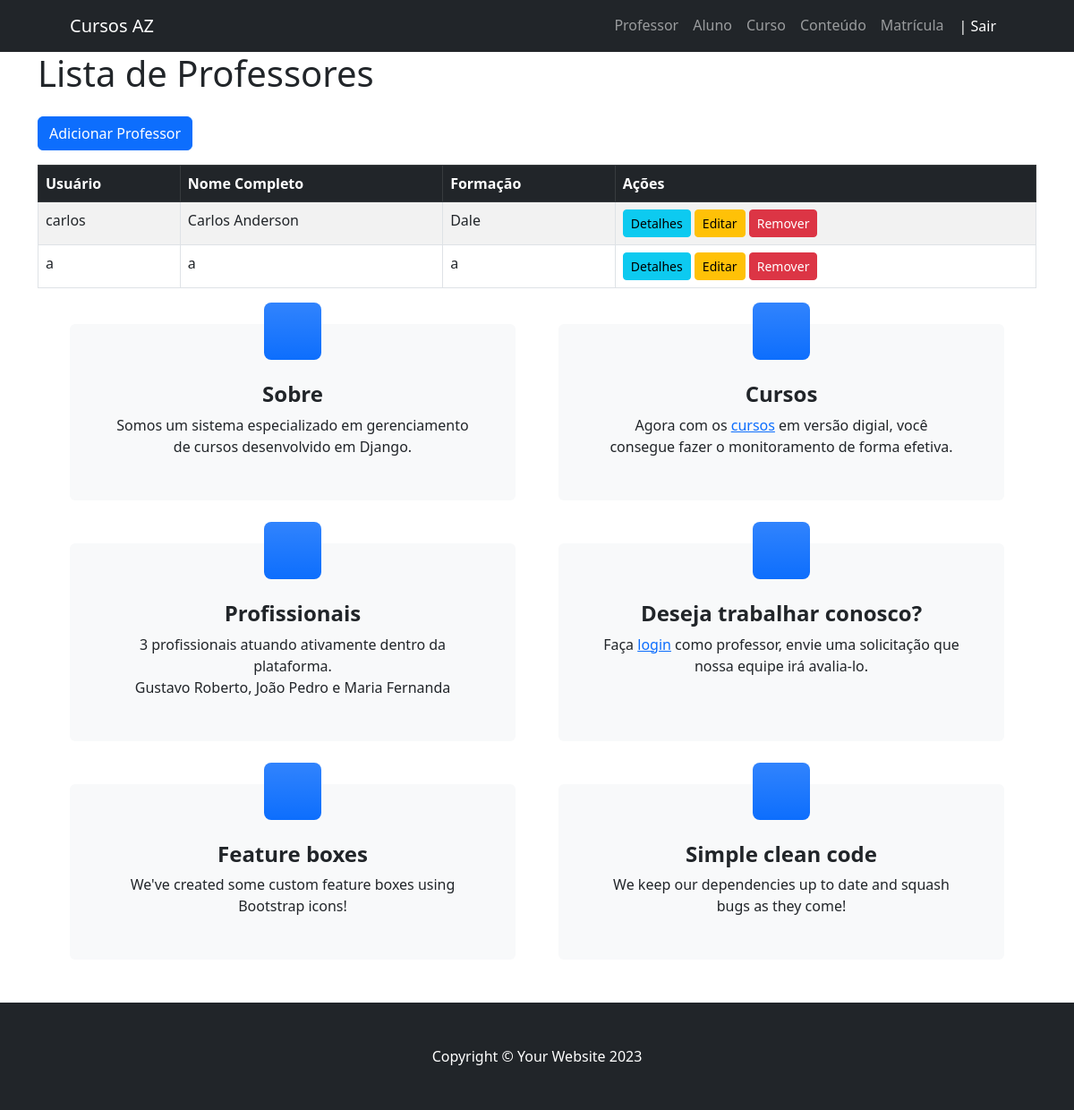
The app's page /professor/ (signed in), older data.
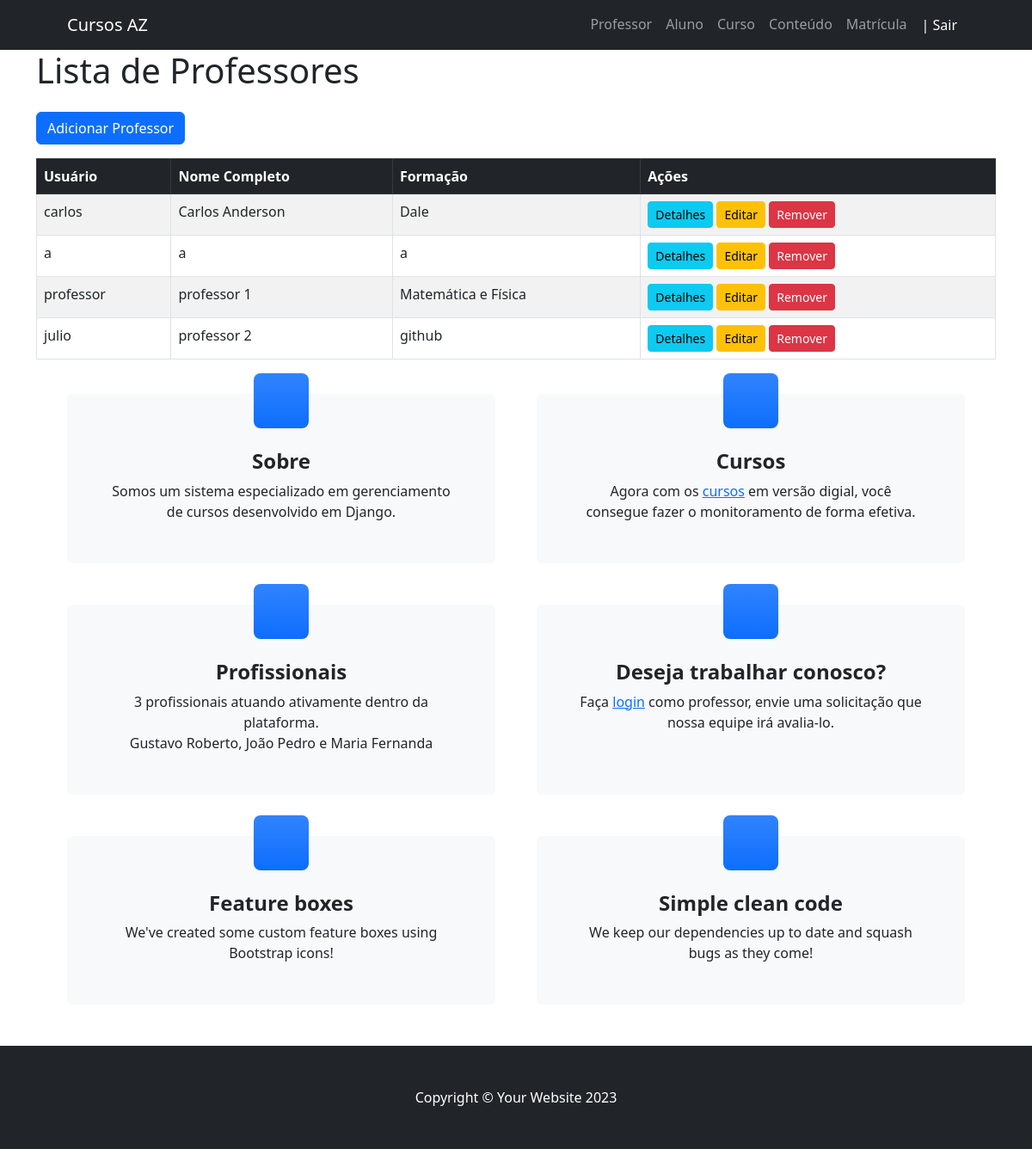
The same page, newer data.
### professor/models.py (models this page shows, shortened)
class Professor(User):
    curriculo = models.TextField()
    formacao = models.CharField(max_length=255)

### professor/views.py (the view)
# urls.py: path('professor/', views_professor.index, name="index-professor"),
@login_required
@permission_required('professor.view_professor', raise_exception=True)
def index(request):
    professores = Professor.objects.all()
    return render(request, "professor/index.html", {"professores": professores})

### templates/professor/index.html (shortened to what this page needs)
{% extends "_base.html" %}
{% block content %}
<div class="container">
    <h1 class="mb-4">Lista de Professores</h1>
    <a href="{% url 'add-professor' %}" class="btn btn-primary mb-3">Adicionar Professor</a>
    <div class="table-responsive">
        <table class="table table-striped table-bordered">
            <thead class="table-dark">
                <tr>
                    <th>Usuário</th>
                    <th>Nome Completo</th>
                    <th>Formação</th>
                    <th>Ações</th>
                </tr>
            </thead>
            <tbody>
                {% for professor in professores %}
                <tr>
                    <td>{{ professor.username }}</td>
                    <td>{{ professor.get_full_name }}</td>
                    <td>{{ professor.formacao }}</td>
                    <td>
                        <a href="{% url 'detail-professor' professor.id %}" class="btn btn-sm btn-info">Detalhes</a>
                        <a href="{% url 'edit-professor' professor.id %}" class="btn btn-sm btn-warning">Editar</a>
                        <a href="{% url 'remove-professor' professor.id %}" class="btn btn-sm btn-danger">Remover</a>
                    </td>
                </tr>
                {% empty %}
                <tr>
                    <td colspan="4" class="text-center">Nenhum professor cadastrado.</td>
                </tr>
                {% endfor %}
            </div>
    </div>
{% endblock %}

Row changes from the older to the newer data that the page shows:
added Professor: username "professor", get_full_name "professor 1", formacao "Matemática e Física"
added Professor: username "julio", get_full_name "professor 2", formacao "github"
